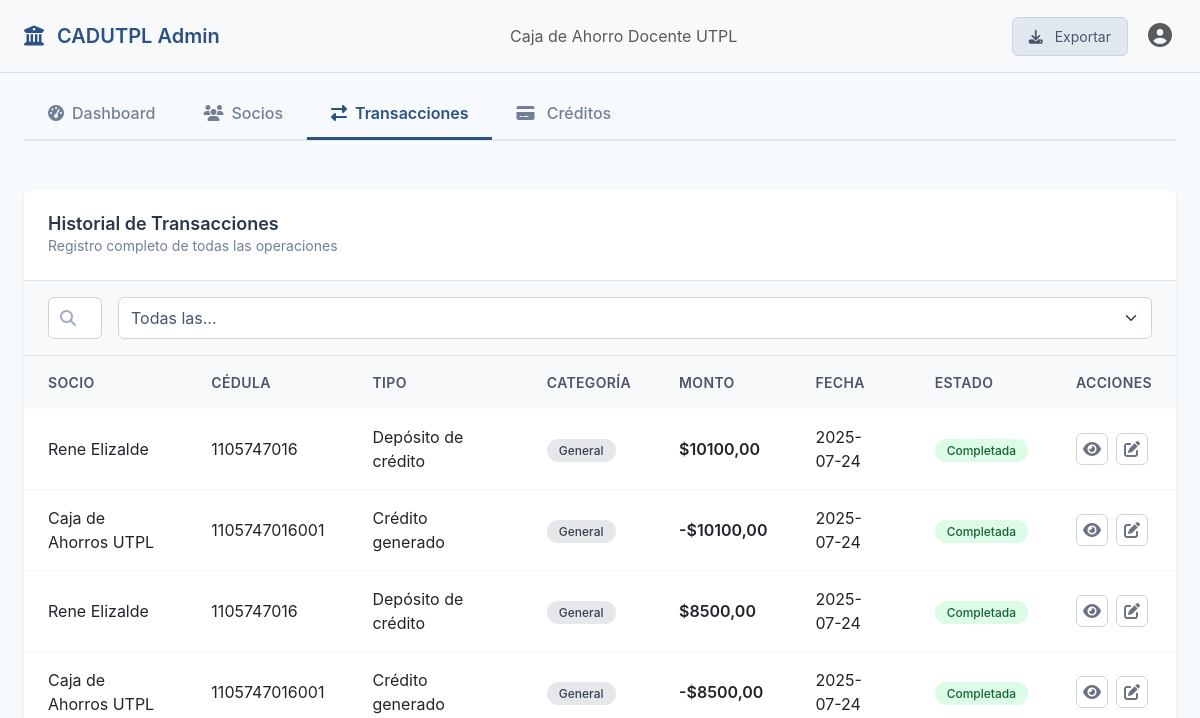
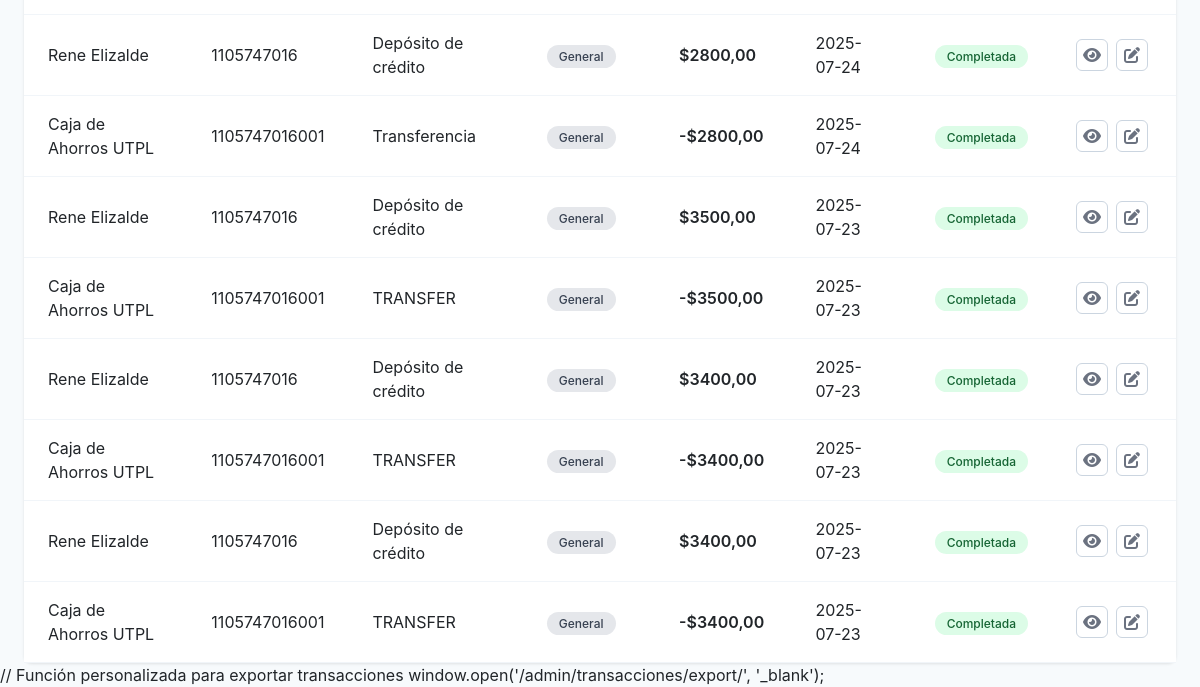
The page /transactions/admin/listar/ (signed in) on the database as committed earlier (2 pictures, top to bottom).
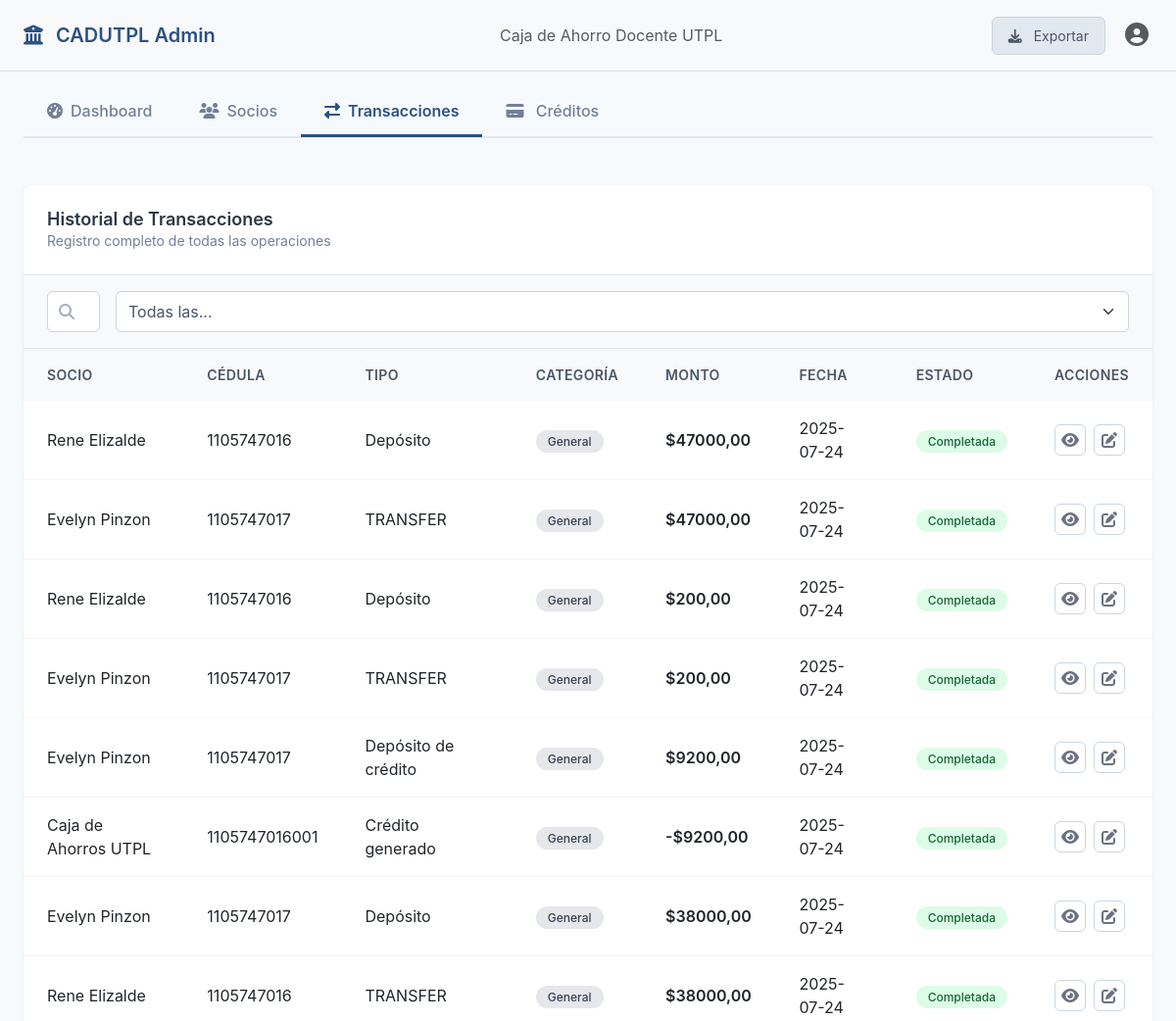
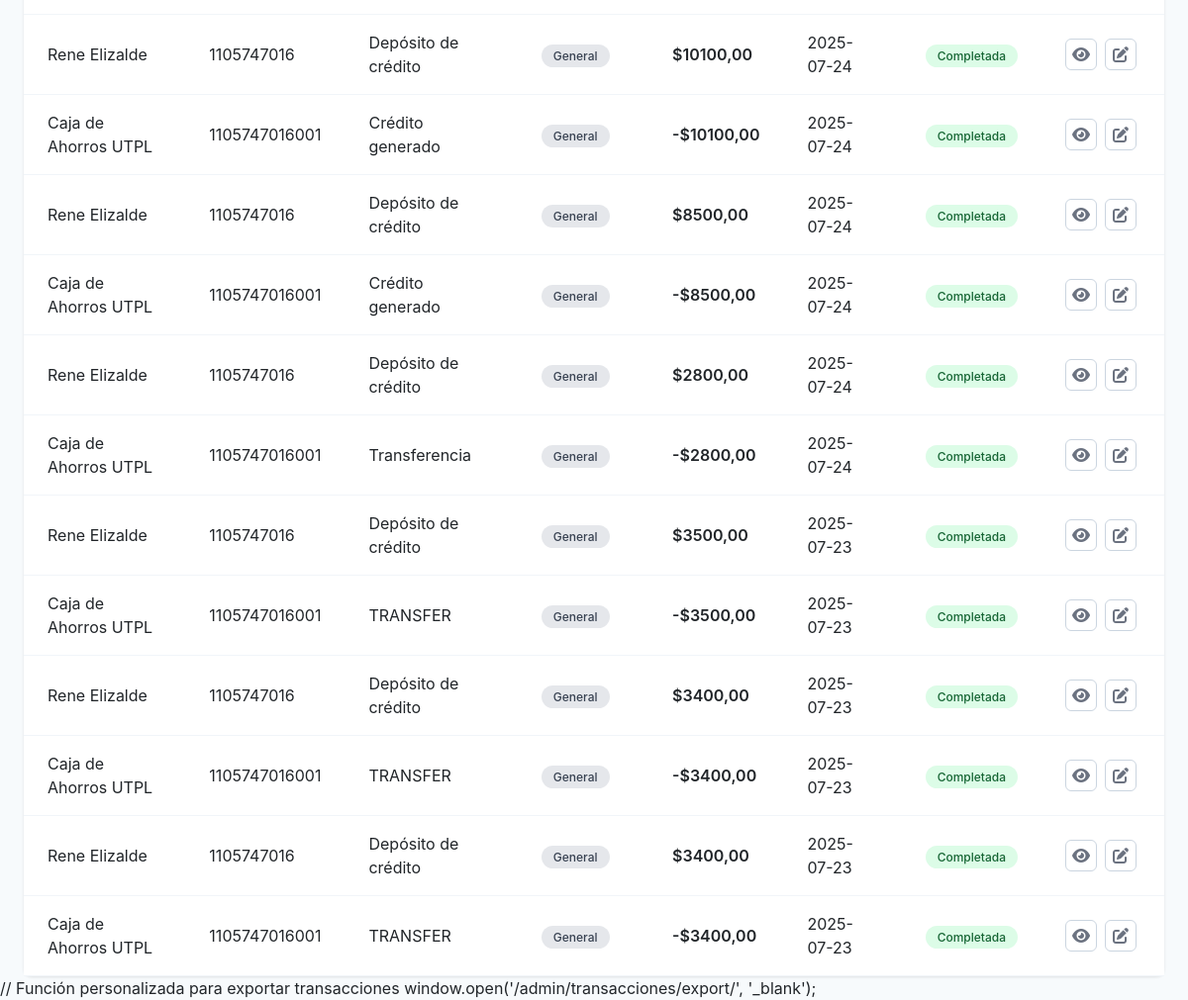
The same page on the database as committed later (2 pictures, top to bottom).
### transactions/models.py (models this page shows, shortened)
class Transaction(models.Model):
    TRANSACTION_TYPES = [
        ("DEPOSIT", "Depósito"),
        ("WITHDRAWAL", "Retiro"),
        ("TRANSFER_SENT", "Transferencia enviada"),
        ("TRANSFER_RECEIVED", "Transferencia recibida"),
        ("PAYMENT", "Pago"),
        ("REFUND", "Reembolso"),
        ("CREDIT_DEPOSIT", "Depósito de crédito"),
        ("CREDIT_PAYMENT", "Pago de crédito"),
        ("SAVINGS_DEPOSIT", "Depósito a objetivo de ahorro"),
        ("SAVINGS_WITHDRAWAL", "Retiro de objetivo de ahorro"),
        ("SAVINGS_RETURN", "Devolución de fondos de objetivo"),
        ("APORT","Aporte")
    ]
    STATUS_CHOICES = [
        ("PENDING", "Pendiente"),
        ("COMPLETED", "Completada"),
        ("FAILED", "Fallida"),
        ("CANCELLED", "Cancelada"),
    ]
    wallet = models.ForeignKey(
        Wallet, on_delete=models.CASCADE, related_name="transactions"
    )
    transaction_type = models.CharField(max_length=20, choices=TRANSACTION_TYPES)
    amount = models.DecimalField(max_digits=10, decimal_places=2)
    recipient = models.ForeignKey(
        CustomUser,
        on_delete=models.SET_NULL,
        null=True,
        blank=True,
        related_name="received_transactions",
    )
    description = models.CharField(max_length=255)
    status = models.CharField(
        max_length=20, choices=STATUS_CHOICES, default="COMPLETED"
    )
    reference_number = models.CharField(max_length=50, unique=True, editable=False)
    created_at = models.DateTimeField(auto_now_add=True)
    updated_at = models.DateTimeField(auto_now=True)
    class Meta:
        ordering = ["-created_at"]
        db_table = "transactions"

### wallets/models.py (models this page shows, shortened)
class Wallet(models.Model):
    user = models.OneToOneField(CustomUser, on_delete=models.CASCADE, related_name='wallet')
    balance = models.DecimalField(max_digits=10, decimal_places=2, default=0)
    total_credit_line = models.DecimalField(max_digits=10, decimal_places=2, default=2000)
    available_credit = models.DecimalField(max_digits=10, decimal_places=2, default=2000)
    created_at = models.DateTimeField(auto_now_add=True)
    updated_at = models.DateTimeField(auto_now=True)

### users/models.py (models this page shows, shortened)
class CustomUser(AbstractUser):
    username = models.CharField(
        max_length=150,
        unique=True,
        verbose_name="Nombre de usuario",
        null=True,
        blank=True,  # Permite que sea opcional para los usuarios normales
    )
    email = models.EmailField(unique=True)
    phone = models.CharField(max_length=15, blank=True, null=True)
    document_type = models.CharField(
        max_length=20,
        choices=[("CEDULA", "CEDULA"), ("RUC", "RUC"), ("PASSPORT", "Pasaporte")],
    )
    document_number = models.CharField(max_length=20)
    reference_number = models.CharField(max_length=100, unique=True, default=uuid.uuid4)
    address = models.CharField(max_length=255, blank=True)
    profile_picture = models.ImageField(
        upload_to="profile_pictures/", blank=True, null=True
    )
    account_balance = models.DecimalField(max_digits=10, decimal_places=2, default=0)
    is_verified = models.BooleanField(default=False)
    preferred_currency = models.CharField(max_length=3, default="USD")
    preferred_language = models.CharField(max_length=2, default="es")
    created_at = models.DateTimeField(auto_now_add=True)
    updated_at = models.DateTimeField(auto_now=True)
    USERNAME_FIELD = "email"  # El email sigue siendo el identificador único
    REQUIRED_FIELDS = [
        "username"
    ]  # Hacer que username sea requerido para superusuarios
    objects = CustomUserManager()  # Asignar el manager personalizado
    class Meta:
        db_table = "custom_users"

### transactions/views.py (the view)
# urls.py: path("admin/listar/", transaction_list_admin, name="transaction_list_admin"),
@login_required
def transaction_list_admin(request):
    transacciones = Transaction.objects.select_related(
        "wallet__user", "recipient"
    ).order_by("-created_at")
    context = {
        "transacciones": transacciones,
    }
    return render(request, "transactions/transaction_list_admin.html", context)

### transactions/templates/transactions/transaction_list_admin.html (shortened to what the changed rows need)
<!DOCTYPE html>
<html lang="es">
<head>
    <link href="https://cdnjs.cloudflare.com/ajax/libs/bootstrap/5.3.0/css/bootstrap.min.css" rel="stylesheet">
    <link href="https://cdnjs.cloudflare.com/ajax/libs/font-awesome/6.4.0/css/all.min.css" rel="stylesheet">
</head>
<body>
    <div class="container-fluid px-4 main-content">
        {% block content %}
        <div class="row">
            <div class="col-12">
                <div class="card transactions-card">
                    <div class="table-responsive">
                        <table class="table transactions-table">
                            <thead>
                                <tr>
                                    <th>Socio</th>
                                    <th>Cédula</th>
                                    <th>Tipo</th>
                                    <th>Categoría</th>
                                    <th>Monto</th>
                                    <th>Fecha</th>
                                    <th>Estado</th>
                                    <th>Acciones</th>
                                </tr>
                            </thead>
                            <tbody>
                                {% for transaction in transacciones %}
                                <tr>
                                    <td>{{ transaction.wallet.user.get_full_name }}</td>
                                    <td>{{ transaction.wallet.user.document_number }}</td>
                                    <td>{{ transaction.get_transaction_type_display }}</td>
                                    <td>
                                        {% if transaction.transaction_type == 'SAVINGS_DEPOSIT' or transaction.transaction_type == 'SAVINGS_WITHDRAWAL' or transaction.transaction_type == 'SAVINGS_RETURN' %}
                                        <span class="badge-aporte">Aporte</span>
                                        {% else %}
                                        <span class="badge-general">General</span>
                                        {% endif %}
                                    </td>
                                    <td class="{% if transaction.transaction_type == 'WITHDRAWAL' or transaction.transaction_type == 'TRANSFER_SENT' or transaction.transaction_type == 'SAVINGS_WITHDRAWAL' %}amount-negative{% elif transaction.transaction_type == 'CREDIT_PAYMENT' %}amount-neutral{% else %}amount-positive{% endif %}">
                                        {% with transaction.amount|floatformat:2 as amount %}
                                            {% if transaction.amount < 0 %}
                                                -${{ amount|stringformat:"s"|slice:"1:" }}
                                            {% else %}
                                                ${{ amount }}
                                            {% endif %}
                                        {% endwith %}
                                    </td>
                                    <td>{{ transaction.created_at|date:"Y-m-d" }}</td>
                                    <td>
                                        <span
                                            class="{% if transaction.status == 'COMPLETED' %}badge-completado{% elif transaction.status == 'PENDING' %}badge-pendiente{% elif transaction.status == 'CANCELLED' %}badge-general{% else %}badge-general{% endif %}">
                                            {{ transaction.get_status_display }}
                                        </span>
                                    </td>
                                    <td>
                                        <div class="action-buttons">
                                            <button class="btn btn-action btn-view" data-bs-toggle="modal"
                                                data-bs-target="#transactionModal"
                                                data-nombre="{{ transaction.wallet.user.get_full_name }}"
                                                data-cedula="{{ transaction.wallet.user.document_number }}"
                                                data-tipo="{{ transaction.get_transaction_type_display }}"
                                                data-tipo-codigo="{{ transaction.transaction_type }}"
                                                data-monto="{{ transaction.amount }}"
                                                data-fecha="{{ transaction.created_at|date:'Y-m-d H:i' }}"
                                                title="Ver detalles">
                                                <i class="fas fa-eye"></i>
                                            </button>
                                            <button class="btn btn-action btn-edit" title="Editar">
                                                <i class="fas fa-edit"></i>
                                            </button>
                                        </div>
                                    </td>
                                </tr>
                                {% empty %}
                                <tr>
                                    <td colspan="8" class="text-center">No hay transacciones registradas.</td>
                                </tr>
                                {% endfor %}
                            </tbody>
                        </table>
                    </div>
                </div>
            </div>
        </div>
        {% endblock %}
    </div>
</body>
</html>

Rows that differ between the two databases and show on the page:
added Transaction: shows "General", amount "47000,00"
added Transaction: shows "General", amount "47000,00"
added Transaction: shows "General", amount "200,00"
added Transaction: shows "General", amount "200,00"
added Transaction: shows "General", amount "9200,00"
added Transaction: shows "General", amount "9200,00"
added Transaction: shows "General", amount "38000,00"
added Transaction: shows "General", amount "38000,00"
